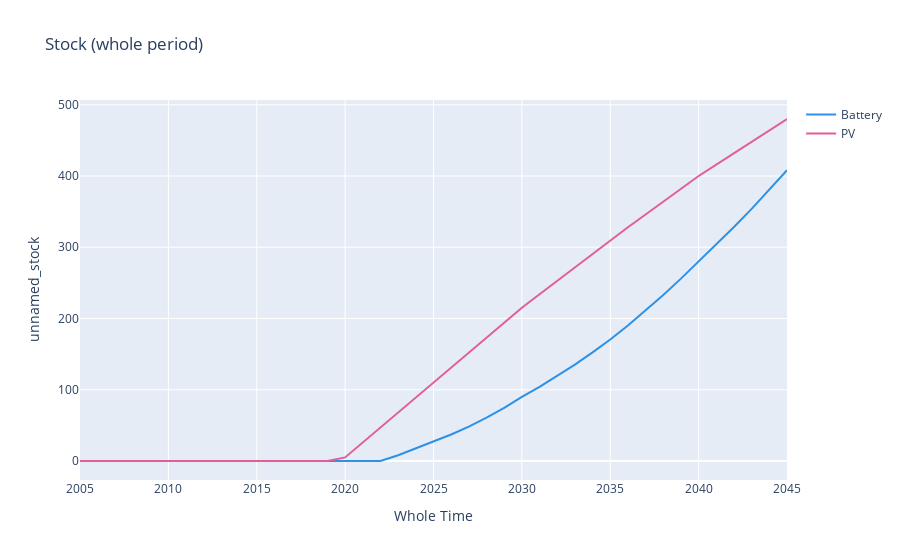

The notebook cell this image was saved under:
### Code cell
# Stock (whole period)
ptr = fde.PlotlyArrayPlotter(
    array=dsm_sdriv.stock,
    intra_line_dim="Whole Time",
    linecolor_dim="Product",
    title="Stock (whole period)"
)
fig = ptr.plot(do_show=True)

### Figure 1 — Plotly figure (JSON) as saved in the notebook; plotly's stock layout.template omitted (floating-point values rounded to 4 significant figures)
{"data": [{"line": {"color": "#2E91E5", "dash": "solid"}, "name": "Battery", "showlegend": true, "type": "scatter", "x": [2005, 2006, 2007, 2008, 2009, 2010, 2011, 2012, 2013, 2014, 2015, 2016, 2017, 2018, 2019, 2020, 2021, 2022, 2023, 2024, 2025, 2026, 2027, 2028, 2029, 2030, 2031, 2032, 2033, 2034, 2035, 2036, 2037, 2038, 2039, 2040, 2041, 2042, 2043, 2044, 2045], "xaxis": "x", "y": [0.0, 0.0, 0.0, 0.0, 0.0, 0.0, 0.0, 0.0, 0.0, 0.0, 0.0, 0.0, 0.0, 0.0, 0.0, 0.0, 0.0, 0.0, 8.16, 17.83, 27.5, 37.17, 48.25, 60.75, 74.67, 90.0, 104.1, 119.2, 135.3, 152.4, 170.5, 190.2, 211.1, 233.0, 255.9, 280.0, 303.7, 328.3, 353.9, 380.5, 408.0], "yaxis": "y"}, {"line": {"color": "#E15F99", "dash": "solid"}, "name": "PV", "showlegend": true, "type": "scatter", "x": [2005, 2006, 2007, 2008, 2009, 2010, 2011, 2012, 2013, 2014, 2015, 2016, 2017, 2018, 2019, 2020, 2021, 2022, 2023, 2024, 2025, 2026, 2027, 2028, 2029, 2030, 2031, 2032, 2033, 2034, 2035, 2036, 2037, 2038, 2039, 2040, 2041, 2042, 2043, 2044, 2045], "xaxis": "x", "y": [0.0, 0.0, 0.0, 0.0, 0.0, 0.0, 0.0, 0.0, 0.0, 0.0, 0.0, 0.0, 0.0, 0.0, 0.0, 5.0, 26.0, 47.0, 68.0, 89.0, 110.0, 131.0, 152.0, 173.0, 194.0, 215.0, 234.0, 253.0, 272.0, 291.0, 310.0, 328.0, 346.0, 364.0, 382.0, 400.0, 416.0, 432.0, 448.0, 464.0, 480.0], "yaxis": "y"}], "layout": {"title": {"text": "Stock (whole period)"}, "xaxis": {"anchor": "y", "domain": [0, 1], "title": {"text": "Whole Time"}}, "yaxis": {"anchor": "x", "domain": [0, 1], "title": {"text": "unnamed_stock"}}}}
